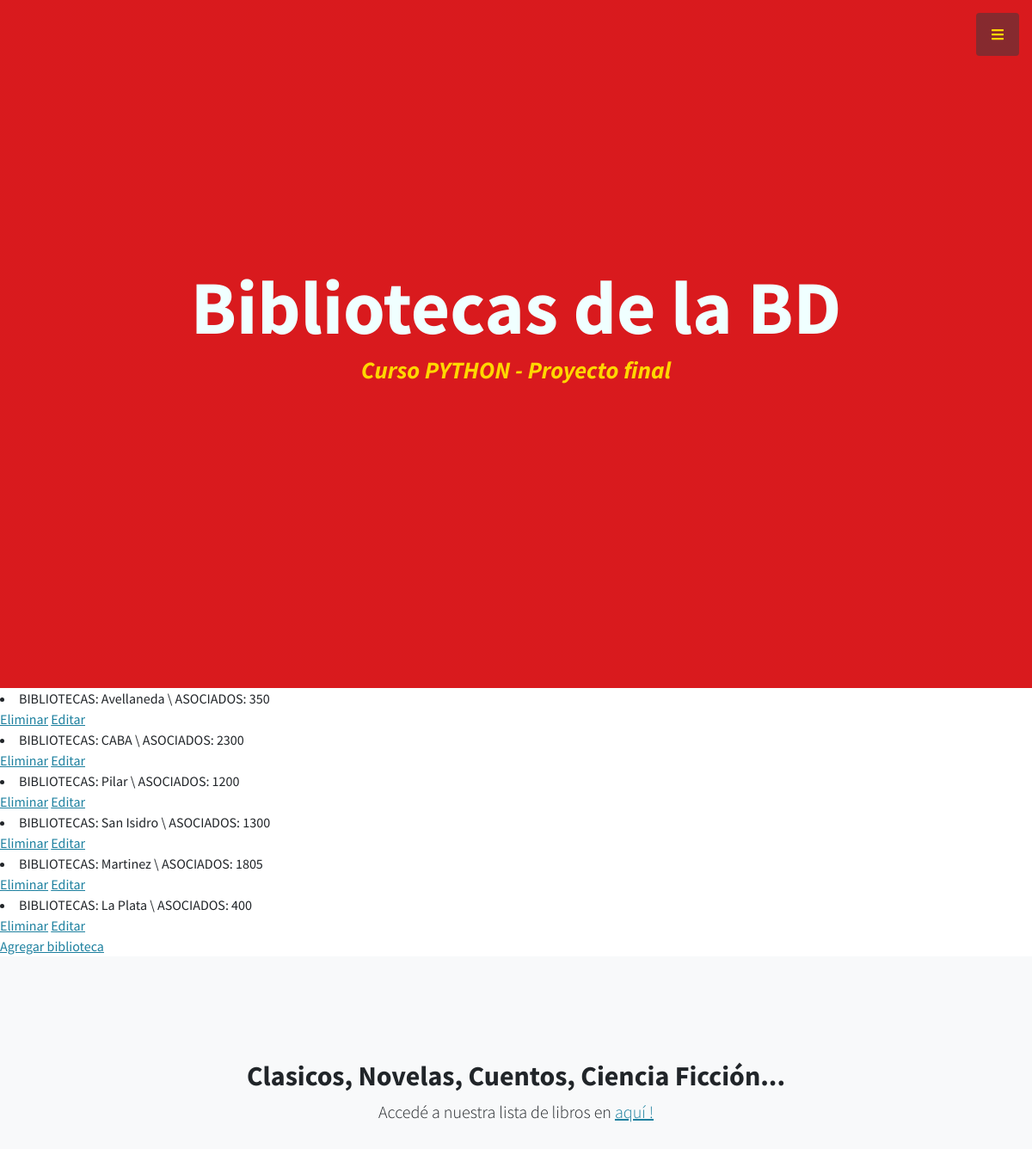
/App1/leerBibliotecas (signed in, upper part), run on an earlier commit of the app's database.
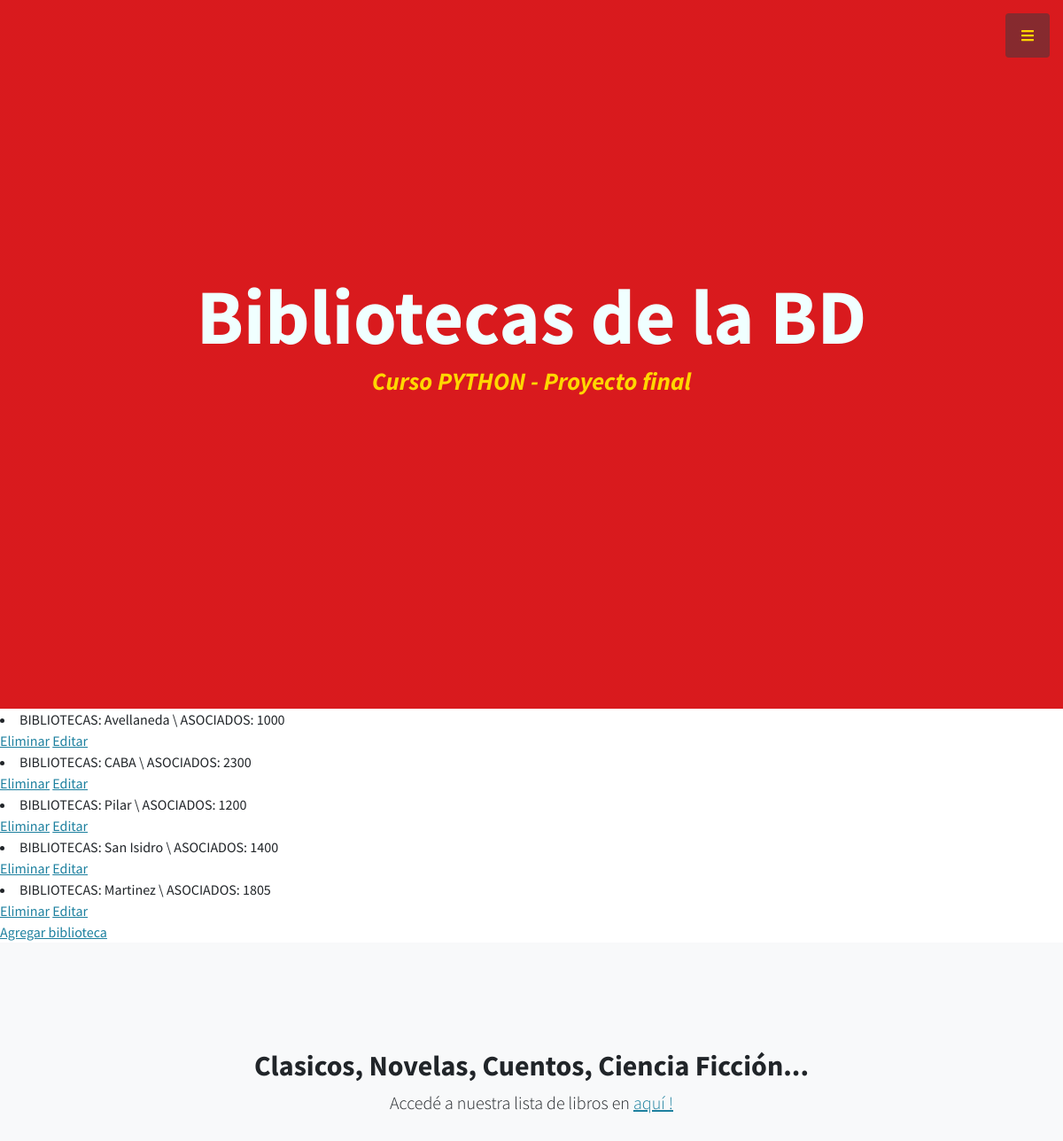
And on a later commit of the database.
### App1/models.py (models this page shows)
class Bibliotecas (models.Model):
     ubicacion = models.CharField(max_length=60)
     nroAsociados = models.IntegerField()
     def __str__(self):
        return f"BIBLIOTECAS: {self.ubicacion} \ ASOCIADOS: {self.nroAsociados}"

### App1/views.py (the view)
# urls.py: path('leerBibliotecas', views.leerBibliotecas, name="LeerBibliotecas"),
@login_required
def leerBibliotecas(request):
    bibliotecas = Bibliotecas.objects.all()
    dir = {"bibliotecas":bibliotecas}
    return render(request, "App1/leerBibliotecas.html", dir)

### App1/templates/App1/leerBibliotecas.html
{% extends "App1/padre.html" %}
{% load static %}
{% block contenido2 %}
    <h1 class="mb-1" style="color: azure;"> Bibliotecas de la BD <br> </h1>
{% endblock %}
{% block contenido %}
{% for b in bibliotecas %}
    <li> {{ b }} </li>
    <a href="{% url 'EliminarBibliotecas' b.ubicacion %}">Eliminar</a>
    <a href="{% url 'EditarBibliotecas' b.ubicacion %}">Editar</a>
    <br>
{% endfor %}
<a href="{% url 'BibliotecasFormulario'%}"> Agregar biblioteca </a>
{% endblock %}

What changed in the data, as far as the page shows it:
removed Bibliotecas: ubicacion+nroAsociados "BIBLIOTECAS: La Plata \\ ASOCIADOS: 400"
changed Bibliotecas: ubicacion+nroAsociados "BIBLIOTECAS: Avellaneda \\ ASOCIADOS: 350" → "BIBLIOTECAS: Avellaneda \\ ASOCIADOS: 1000"
changed Bibliotecas: ubicacion+nroAsociados "BIBLIOTECAS: San Isidro \\ ASOCIADOS: 1300" → "BIBLIOTECAS: San Isidro \\ ASOCIADOS: 1400"
